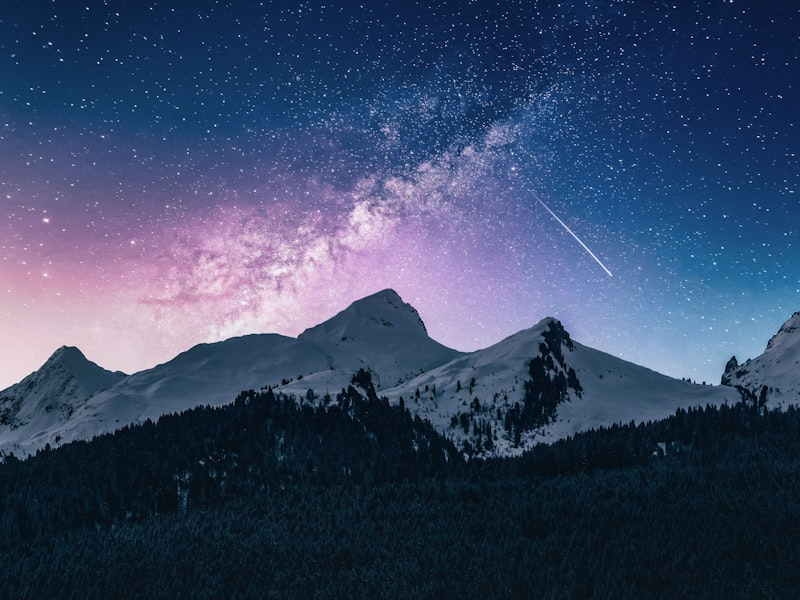
#> input picture dataset_v2/ambiguous/v2_ambiguous_001.jpg, 800 x 600 px
$ python -i vision_utils.py   (imports and definitions only)   (older library calls are emulated)
#> lines starting #> are read from the running program, lines starting #| are printed output that depends on the picture; after the words box and inside, x2 and y2 are one past the last pixel; in counts of white or black regions, pixels touching at a corner belong together
import cv2
import numpy as np


# Path A  (classical CV stuff)
# keep it deterministic (same img -> same nums)

def _to_gray_u8(bgr: np.ndarray) -> np.ndarray:
    """Convert BGR to uint8 grayscale."""
    gray = cv2.cvtColor(bgr, cv2.COLOR_BGR2GRAY)
    if gray.dtype != np.uint8:
        gray = np.clip(gray, 0, 255).astype(np.uint8)
    return gray


# [4 lines left out: function load_bgr, not called in this run]


def green_coverage_hsv(bgr: np.ndarray):
    """
    rough green/veg coverage using HSV mask
    returns: pct (0-100), plus mask for debug if needed
    """
    hsv = cv2.cvtColor(bgr, cv2.COLOR_BGR2HSV)

    # green-ish range (can tweak a bit if needed)
    lower = np.array([35, 40, 40], dtype=np.uint8)
    upper = np.array([85, 255, 255], dtype=np.uint8)

    mask = cv2.inRange(hsv, lower, upper)  # 0/255

    # coverage
    total = mask.size
    green_px = int(np.count_nonzero(mask))
    pct = 100.0 * (green_px / float(total))

    return pct, mask


def laplacian_variance(bgr: np.ndarray):
    """texture/sharpness proxy (bigger var -> more texture / sharper edges)"""
    gray = _to_gray_u8(bgr)
    lap = cv2.Laplacian(gray, cv2.CV_64F)
    return float(lap.var())

def histogram_stats(gray_u8: np.ndarray):
    """
    HW2-ish histogram summary:
    - entropy: distribution spread
    - peakiness: max bin probability
    """
    hist = cv2.calcHist([gray_u8], [0], None, [256], [0, 256]).reshape(-1).astype(np.float64)
    total = float(hist.sum())
    if total <= 0:
        return 0.0, 0.0
    p = hist / total
    eps = 1e-12
    entropy = float(-(p * np.log2(p + eps)).sum())
    peakiness = float(p.max())
    return entropy, peakiness


def equalize_diff_energy(gray_u8: np.ndarray):
    """
    HW2-ish: equalize histogram and measure how much it changes the image.
    Returns mean absolute diff in [0,255].
    """
    eq = cv2.equalizeHist(gray_u8)
    diff = cv2.absdiff(gray_u8, eq)
    return float(np.mean(diff))


# [8 lines left out: function edge_density_canny, not called in this run]


def edge_density_canny_gray(gray_u8: np.ndarray, t1=100, t2=200):
    """edge density via canny given uint8 gray (0-1)"""
    edges = cv2.Canny(gray_u8, threshold1=t1, threshold2=t2)
    total = edges.size
    edge_px = int(np.count_nonzero(edges))
    dens = edge_px / float(total)
    return float(dens), edges


# [6 lines left out: function basic_stats, not called in this run]


def blur_sensitivity_edge_drop(gray_u8: np.ndarray, t1=100, t2=200):
    """
    HW3-ish: apply simple blurs and see how much edge density drops.
    Higher drop => more fine texture/noise / blur-sensitive detail.
    """
    dens0, _ = edge_density_canny_gray(gray_u8, t1=t1, t2=t2)
    mean_blur = cv2.blur(gray_u8, (3, 3))
    med_blur = cv2.medianBlur(gray_u8, 3)
    dens_mean, _ = edge_density_canny_gray(mean_blur, t1=t1, t2=t2)
    dens_med, _ = edge_density_canny_gray(med_blur, t1=t1, t2=t2)
    return float(dens0 - dens_mean), float(dens0 - dens_med)


def tuned_canny_edge_density(gray_u8: np.ndarray, sigmas=None, t1=100, t2=200, target_band=(0.04, 0.12)):
    """
    HW5-ish: sweep sigma values for Gaussian blur before Canny,
    choose sigma whose edge density is in target band (or closest to band midpoint).
    """
    if sigmas is None:
        sigmas = [1.0, 1.5, 2.0, 2.5, 3.0]
    lo, hi = float(target_band[0]), float(target_band[1])
    mid = (lo + hi) / 2.0

    dens_by_sigma = {}
    best_sigma = float(sigmas[0])
    best_score = float("inf")

    for s in sigmas:
        s = float(s)
        blurred = cv2.GaussianBlur(gray_u8, (0, 0), sigmaX=s, sigmaY=s)
        dens, _ = edge_density_canny_gray(blurred, t1=t1, t2=t2)
        dens_by_sigma[str(s)] = float(dens)
        # score: 0 if in band, else distance to band edge; tie-break to closeness to midpoint
        if dens < lo:
            dist = lo - dens
        elif dens > hi:
            dist = dens - hi
        else:
            dist = 0.0
        score = dist * 10.0 + abs(dens - mid)  # keep it simple/deterministic
        if score < best_score:
            best_score = score
            best_sigma = s

    chosen_dens = float(dens_by_sigma.get(str(best_sigma), list(dens_by_sigma.values())[0]))
    return float(best_sigma), float(chosen_dens), dens_by_sigma


def morph_cleanup(mask_u8: np.ndarray, ksize: int = 5):
    """HW4/HW7-ish: closing then opening on a binary mask (0/255)."""
    k = max(3, int(ksize))
    if k % 2 == 0:
        k += 1
    kernel = cv2.getStructuringElement(cv2.MORPH_ELLIPSE, (k, k))
    closed = cv2.morphologyEx(mask_u8, cv2.MORPH_CLOSE, kernel, iterations=1)
    opened = cv2.morphologyEx(closed, cv2.MORPH_OPEN, kernel, iterations=1)
    return opened


def connected_component_stats(mask_u8: np.ndarray):
    """
    Connected components stats for a binary mask (0/255).
    Returns: (count, top5_areas, small_component_ratio)
    """
    bin01 = (mask_u8 > 0).astype(np.uint8)
    num, labels, stats, _ = cv2.connectedComponentsWithStats(bin01, connectivity=8)
    comp_count = max(0, int(num) - 1)  # exclude background
    if comp_count == 0:
        return 0, [], 0.0

    areas = stats[1:, cv2.CC_STAT_AREA].astype(np.int64)  # exclude background row
    areas_sorted = sorted([int(a) for a in areas.tolist()], reverse=True)
    top5 = areas_sorted[:5]

    total_px = int(mask_u8.size)
    small_thresh = max(30, int(0.001 * total_px))
    small_count = int(np.sum(areas < small_thresh))
    small_ratio = float(small_count / float(comp_count)) if comp_count > 0 else 0.0
    return comp_count, top5, small_ratio


def compute_path_a_metrics_from_bgr(bgr: np.ndarray):
    """Compute Path A metrics from an already-loaded BGR image."""
    gray = _to_gray_u8(bgr)

    green_pct, green_mask = green_coverage_hsv(bgr)
    green_clean = morph_cleanup(green_mask, ksize=5)
    green_comp_count, green_top5, green_small_ratio = connected_component_stats(green_clean)

    lap_var = laplacian_variance(bgr)
    edge_dens, _ = edge_density_canny_gray(gray)
    bright, contrast = float(np.mean(gray)), float(np.std(gray))

    hist_ent, hist_peak = histogram_stats(gray)
    eq_diff = equalize_diff_energy(gray)

    drop_mean, drop_med = blur_sensitivity_edge_drop(gray)

    canny_sigma, edge_dens_tuned, edge_by_sigma = tuned_canny_edge_density(gray)

    out = {
        # existing
        "green_coverage_percentage": round(float(green_pct), 4),
        "laplacian_variance": round(float(lap_var), 4),
        "edge_density": round(float(edge_dens), 6),
        "brightness_mean": round(float(bright), 4),
        "contrast_std": round(float(contrast), 4),
        # HW2
        "hist_entropy": round(float(hist_ent), 6),
        "hist_peakiness": round(float(hist_peak), 8),
        "equalize_diff_energy": round(float(eq_diff), 6),
        # HW3
        "edge_drop_mean_blur": round(float(drop_mean), 6),
        "edge_drop_median_blur": round(float(drop_med), 6),
        # HW5
        "canny_sigma_chosen": float(canny_sigma),
        "edge_density_tuned": round(float(edge_dens_tuned), 6),
        "edge_density_by_sigma": {k: round(float(v), 6) for k, v in edge_by_sigma.items()},
        # HW4/HW7
        "green_component_count": int(green_comp_count),
        "green_component_areas_top5": [int(a) for a in green_top5],
        "green_small_component_ratio": round(float(green_small_ratio), 6),
    }
    return out


# [214 lines left out: functions compute_path_a_metrics, save_debug_masks, draw_hud_overlay, not called in this run]

>>> import cv2
>>> picture = cv2.imread('dataset_v2/ambiguous/v2_ambiguous_001.jpg')
#> picture is the input picture: shape (600, 800, 3); mean B, G, R 102.5, 71.9, 57.5
>>> result = compute_path_a_metrics_from_bgr(picture)
#> in _to_gray_u8, `gray = cv2.cvtColor(bgr, cv2.COLOR_BGR2GRAY)`:
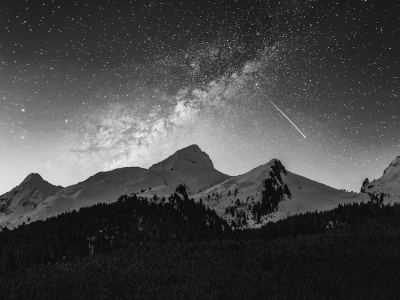
#> gray: shape (600, 800) (shown at 1/2 size); min 2, max 250, mean 71.1
#> in green_coverage_hsv, `green_px = int(np.count_nonzero(mask))`: green_px = 0
#> in connected_component_stats, `num, labels, stats, _ = cv2.connectedComponentsWithStats(bin01, connec..`: num = 1; stats = [[0, 0, 800, 600, 480000]]
#> in connected_component_stats, `comp_count = max(0, int(num) - 1)`: comp_count = 0
#> in compute_path_a_metrics_from_bgr, `green_comp_count, green_top5, green_small_ratio = connected_component_..`: green_top5 = []; green_small_ratio = 0
#> in laplacian_variance, `lap = cv2.Laplacian(gray, cv2.CV_64F)`:
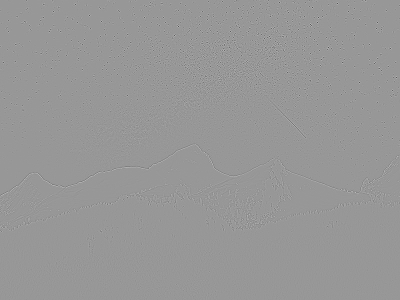
#> lap: shape (600, 800) float64 (shown at 1/2 size); min -518, max 354, mean 0; drawn with min black and max white
#> in compute_path_a_metrics_from_bgr, `lap_var = laplacian_variance(bgr)`: lap_var = 877.8
#> in edge_density_canny_gray, `edges = cv2.Canny(gray_u8, threshold1=t1, threshold2=t2)`:
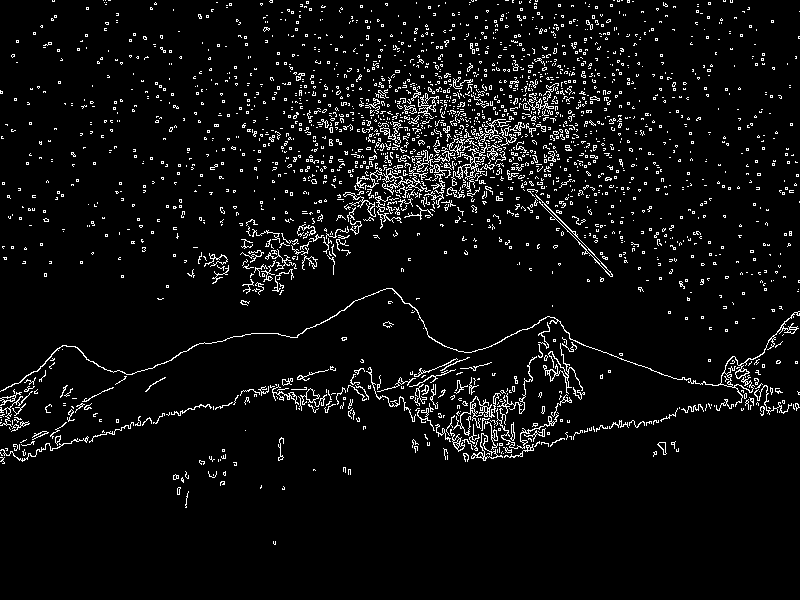
#> edges: shape (600, 800); 5.3% white in thin lines or dots
#> in edge_density_canny_gray, `edge_px = int(np.count_nonzero(edges))`: edge_px = 25352
#> in edge_density_canny_gray, `dens = edge_px / float(total)`: dens = 0.0528
#> in compute_path_a_metrics_from_bgr, `bright, contrast = float(np.mean(gray)), float(np.std(gray))`: bright = 71.09; contrast = 56.57
#> in histogram_stats, `hist = cv2.calcHist([gray_u8], [0], None, [256], [0, 256]).reshape(-1)..`: hist = 256 values, max 13667 at index 16, min 0 at index 0, mean 1875
#> in histogram_stats, `total = float(hist.sum())`: total = 480000
#> in histogram_stats, `p = hist / total`: p = 256 values, max 0.0285 at index 16, min 0 at index 0, mean 0.00391
#> in histogram_stats, `entropy = float(-(p * np.log2(p + eps)).sum())`: entropy = 7.24
#> in histogram_stats, `peakiness = float(p.max())`: peakiness = 0.0285
#> in compute_path_a_metrics_from_bgr, `hist_ent, hist_peak = histogram_stats(gray)`: hist_ent = 7.24; hist_peak = 0.0285
#> in equalize_diff_energy, `eq = cv2.equalizeHist(gray_u8)`:
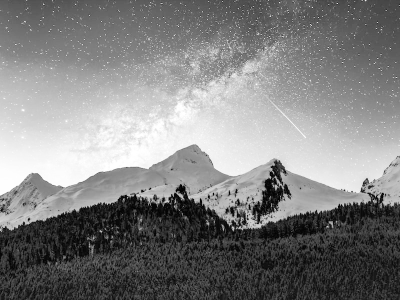
#> eq: shape (600, 800) (shown at 1/2 size); min 0, max 255, mean 128.7
#> in equalize_diff_energy, `diff = cv2.absdiff(gray_u8, eq)`:
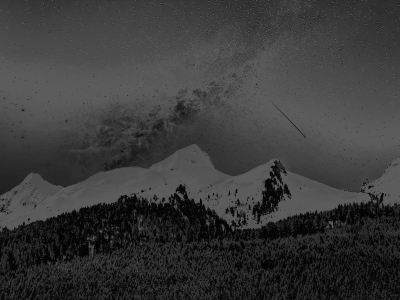
#> diff: shape (600, 800) (shown at 1/2 size); min 2, max 92, mean 58.1
#> in compute_path_a_metrics_from_bgr, `eq_diff = equalize_diff_energy(gray)`: eq_diff = 58.11
#> in blur_sensitivity_edge_drop, `dens0, _ = edge_density_canny_gray(gray_u8, t1=t1, t2=t2)`: dens0 = 0.0528
#> in blur_sensitivity_edge_drop, `dens_mean, _ = edge_density_canny_gray(mean_blur, t1=t1, t2=t2)`: dens_mean = 0.0196
#> in blur_sensitivity_edge_drop, `dens_med, _ = edge_density_canny_gray(med_blur, t1=t1, t2=t2)`: dens_med = 0.021
#> in compute_path_a_metrics_from_bgr, `drop_mean, drop_med = blur_sensitivity_edge_drop(gray)`: drop_mean = 0.0332; drop_med = 0.0319
#> the loop in tuned_canny_edge_density, `for s in sigmas:` made 5 passes
#> (edge_px in edge_density_canny_gray, dens, dist, score, best_score) on pass 1: (7618, 0.0159, 0.0241, 0.305, 0.305)
#> pass 1, in edge_density_canny_gray (call 5), `edges = cv2.Canny(gray_u8, threshold1=t1, threshold2=t2)`:
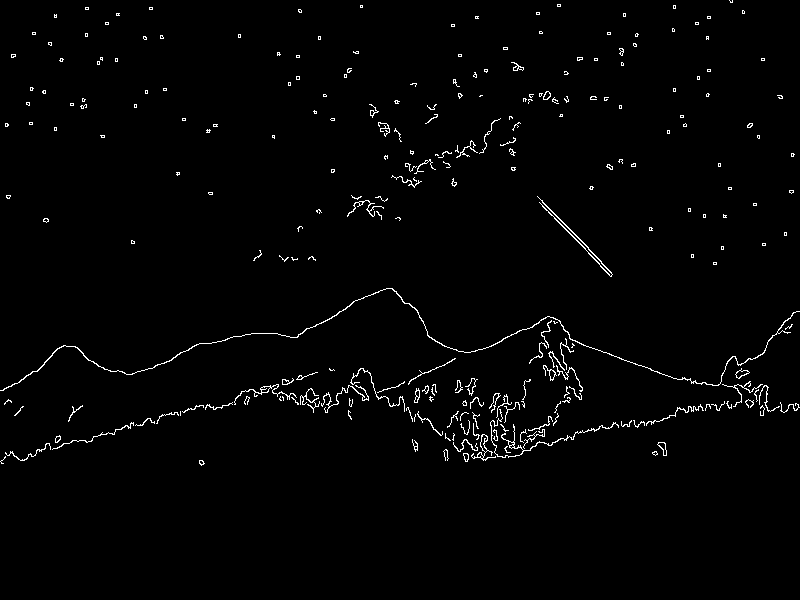
#> edges: shape (600, 800); 1.6% white in thin lines or dots, all inside (x1, y1, x2, y2) = (0, 0, 800, 466)
#> after the loop in tuned_canny_edge_density, `for s in sigmas:`:
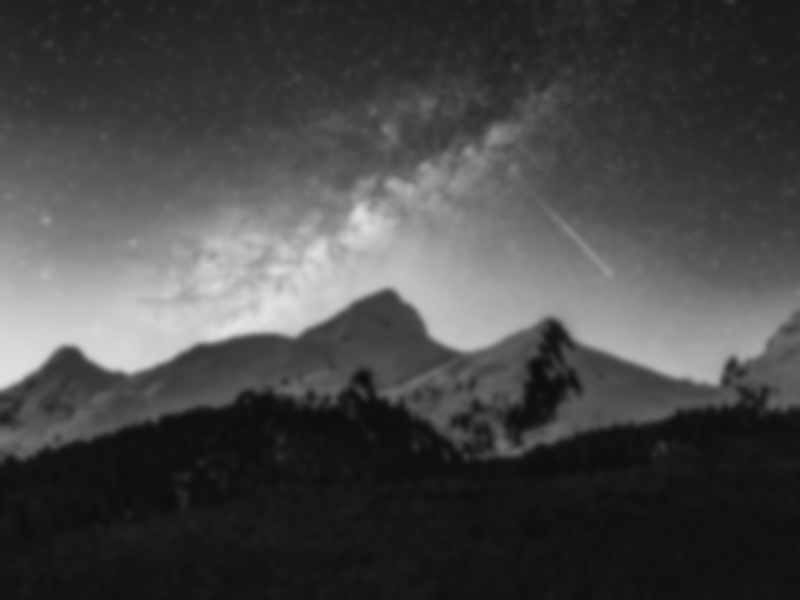
#> blurred: shape (600, 800); min 13, max 227, mean 71.1
#> after the loop in tuned_canny_edge_density, `for s in sigmas:`: best_score = 0.305; best_sigma = 1; dens_by_sigma = {'1.0': 0.0159, '1.5': 0.00491, '2.0': 0.00227, '2.5': 0.00206, '3.0': 0.00119}
#> in tuned_canny_edge_density, `chosen_dens = float(dens_by_sigma.get(str(best_sigma), list(dens_by_si..`: chosen_dens = 0.0159
#> in compute_path_a_metrics_from_bgr, `canny_sigma, edge_dens_tuned, edge_by_sigma = tuned_canny_edge_density..`: canny_sigma = 1; edge_dens_tuned = 0.0159; edge_by_sigma has the same summary as dens_by_sigma in tuned_canny_edge_density
#> result = 16 items

$ run again, on dataset_v2/ambiguous/v2_ambiguous_002.jpg
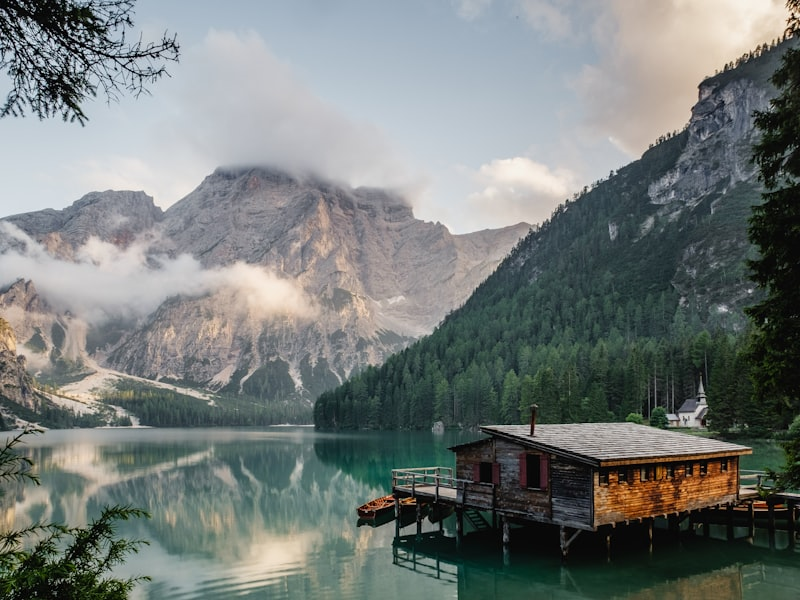
#> input picture dataset_v2/ambiguous/v2_ambiguous_002.jpg, 800 x 600 px
#> picture is the input picture: shape (600, 800, 3); mean B, G, R 121.4, 123.6, 117.5
#> hsv: shape (600, 800, 3); mean H, S, V 76.3, 49.6, 129.5
#> in green_coverage_hsv, `mask = cv2.inRange(hsv, lower, upper)`:
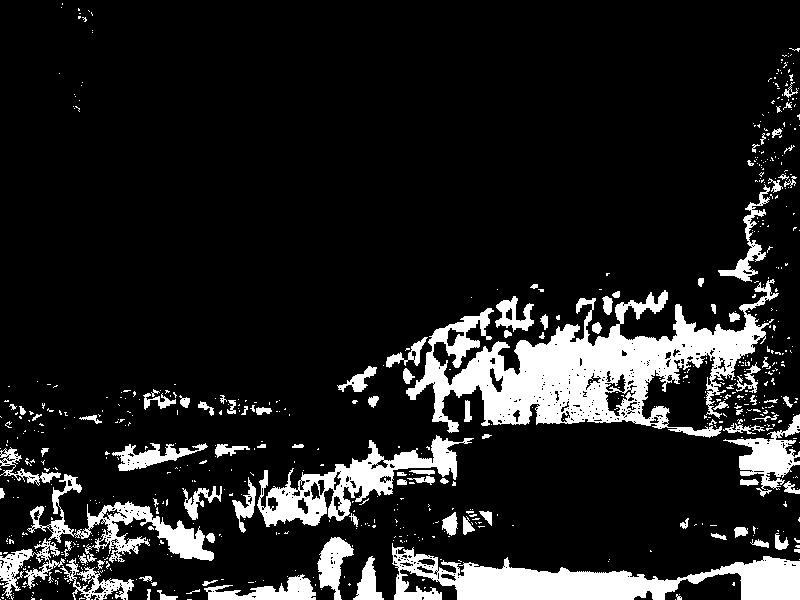
#> mask: shape (600, 800); 13.1% white; 678 white regions (578 under 20 px), largest, box (x1, y1, x2, y2) and area: (406, 279, 779, 438) 22143, (392, 543, 800, 600) 10578, (257, 435, 474, 527) 5814
#> green_px = 62713
#> pct = 13.07
#> closed: shape (600, 800); 15.3% white; 270 white regions (211 under 20 px), largest, box (x1, y1, x2, y2) and area: (383, 164, 800, 497) 32690, (392, 543, 800, 600) 11127, (0, 440, 215, 600) 10258
#> opened: shape (600, 800); 14.4% white; 84 white regions (9 under 20 px), largest, box (x1, y1, x2, y2) and area: (406, 279, 778, 438) 22722, (0, 502, 215, 600) 8200, (392, 547, 682, 600) 7558
#> labels: shape (600, 800) int32; 85 distinct labels, from 0 to 84
#> num = 85; stats = 85 rows, first 6: [0, 0, 800, 600, 411117], [784, 80, 16, 18, 149], [786, 101, 8, 8, 42], [777, 106, 6, 6, 26], [762, 128, 20, 12, 108], [748, 160, 8, 6, 31]
#> comp_count = 84
#> areas = 84 values, max 22722 at index 10, min 17 at index 11, mean 820
#> areas_sorted = 84 values, max 22722 at index 0, min 17 at index 75, mean 820
#> top5 = [22722, 8200, 7558, 7435, 3203]
#> small_count = 68
#> small_ratio = 0.81
#> green_comp_count = 84; green_top5 = [22722, 8200, 7558, 7435, 3203]; green_small_ratio = 0.81
#> lap_var = 1193.3
#> edges: shape (600, 800); 8.6% white in thin lines or dots
#> edge_px = 41189
#> in edge_density_canny_gray, `dens = edge_px / float(total)`: dens = 0.0858
#> bright = 121.5; contrast = 64.86
#> hist = 256 values, max 4473 at index 196, min 0 at index 245, mean 1875
#> in histogram_stats, `total = float(hist.sum())`: total = 480000
#> p = 256 values, max 0.00932 at index 196, min 0 at index 245, mean 0.00391
#> entropy = 7.78
#> peakiness = 0.00932
#> hist_ent = 7.78; hist_peak = 0.00932
#> eq_diff = 8.25
#> dens0 = 0.0858
#> edges: shape (600, 800); 4.7% white in thin lines or dots
#> dens_mean = 0.047
#> edges: shape (600, 800); 5.5% white in thin lines or dots
#> dens_med = 0.0551
#> drop_mean = 0.0388; drop_med = 0.0307
#> the loop in tuned_canny_edge_density, `for s in sigmas:` made 5 passes
#> (edge_px in edge_density_canny_gray, dens, dist, score) on passes 2 to 5: (9888, 0.0206, 0.0194, 0.253), (3774, 0.00786, 0.0321, 0.394), (742, 0.00155, 0.0385, 0.463), (52, 0.000108, 0.0399, 0.479)
#> after the loop in tuned_canny_edge_density, `for s in sigmas:`:
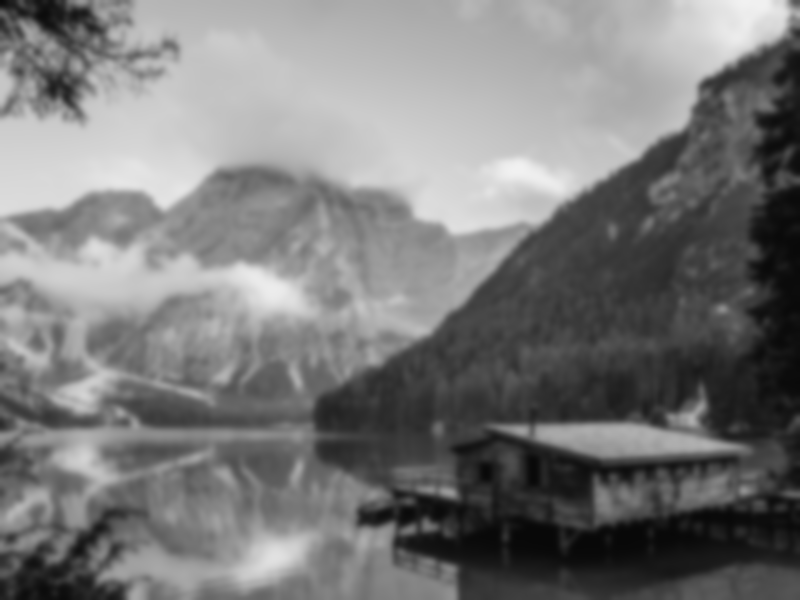
#> blurred: shape (600, 800); min 8, max 241, mean 121.5
#> after the loop in tuned_canny_edge_density, `for s in sigmas:`: best_score = 0.0397; best_sigma = 1; dens_by_sigma = {'1.0': 0.0403, '1.5': 0.0206, '2.0': 0.00786, '2.5': 0.00155, '3.0': 0.000108}
#> chosen_dens = 0.0403
#> canny_sigma = 1; edge_dens_tuned = 0.0403; edge_by_sigma has the same summary as dens_by_sigma in tuned_canny_edge_density
#> result = 16 items
